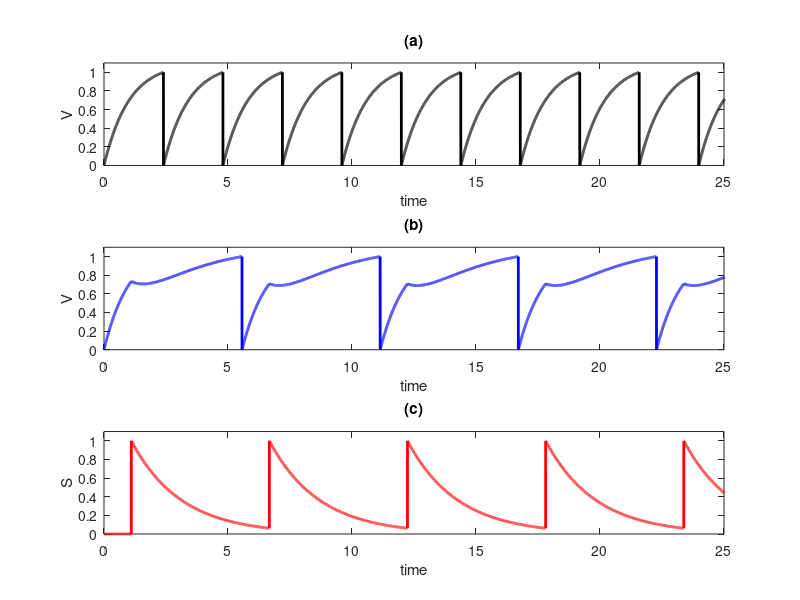

Reproduce this figure in MATLAB.
%%Figures 2 and 3
    %generates figures 2 and 3, the evolution of the standard LIF and DSI cells
    
%parameters

%bias current I
    I = 1.1;
%stable fixed period length T
    T = 2;
%synaptic strength alpha (-delV)
   delV = .5;
%synaptic delay tao
    tao = 1.1;
%decay rate of synaptic current taoS
    taoS = 2;
   
%Evolution of Two Models side-by-side    
    
%Standard LIF Model stuff
T2 = -log(1-1/I); %period

%simulation constants
dt = 0.001; %time step
tF = 10.5*T2;%final time
Last = floor(tF/dt + 1);

%standard LIF
V1 = zeros(Last,1); %create space for V
V2 = V1;
S2 = V1;
t = 0:dt:dt*floor(Last - 1);

%DSI cell
n = 2;                          %keeps track of pointer in V and S vectors
m = tao;                        %default delay variable to tao seconds
delay = 1;                      %default initial delay trigger to on
Vold = V2(1);                    %start voltage at 0
Sold = S2(1);                    %start S at steady state, value at Tstar

for x=2:1:Last
    
    if(V1(x-1)>=1)
     V1(x) = 0;
    else
     V1(x)= V1(x-1) + (-V1(x-1) + I)*dt;
    end
    
    Vnew = Vold + (-Vold + I - delV*Sold)*dt;       %change the voltage according to the DE
    Snew = Sold - (Sold/taoS)*dt;                   %change the synaptic current according to the DE
    if(m>0)                                         %and if the delay timer is active
      m = m - dt;                                     %then count it down by the time step
    end   
    
    if ( delay==1 && m<= 0)  %if the delay has been triggered and the tao-second countdown has expired
       Snew = 1;                    %then jump the synaptic current up to 1
       delay = 0;                       %and turn off the delay trigger
    end
  
    
    if(Vnew >= 1)                          %when the voltage hits threshold
        m = tao;                              %start tao-second timer
        delay = 1;                            %turn on delay trigger
        dtstar = dt*(1-Vold)/(Vnew-Vold);  
        Vnew = 0;                             %reset voltage to 0 
        Snew = Sold - (Sold/taoS)*dtstar;     %change the synaptic current according to the DE
           
    end
    
    Vold = Vnew;                %keeps track of voltage from previous step  
    Sold = Snew;                %keeps track of old synaptic current from previous step
    
    V2(x) = Vnew;
    S2(x) = Snew;
        
end


%PLOT DETAILS

 figure(2); subplot(3,1,1); LIF = plot(t,V1, '-k'); set(LIF, 'LineWidth', 2); title('(a)'); axis([0,25,0,1.1]); xlabel('time'); ylabel('V');
 subplot(3,1,2); DSI = plot(t,V2, '-b'); set(DSI, 'LineWidth', 2); title('(b)'); axis([0,25,0,1.1]); xlabel('time'); ylabel('V');
 subplot(3,1,3); S = plot(t, S2, '-r'); set(S, 'LineWidth', 2); axis([0,25,0,1.1]); title('(c)'); xlabel('time'); ylabel('S');
 
